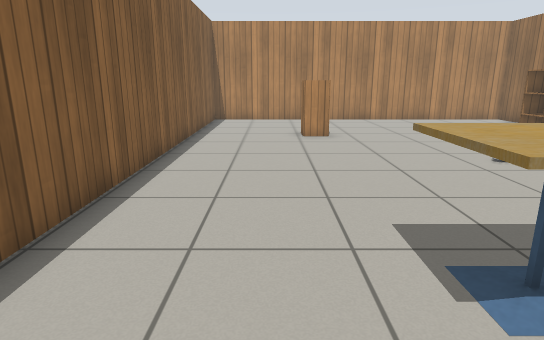
[1] (above)

12 first-person views from a walk through a world built for the Gazebo simulator. The camera is 1 m above the floor, tilts 14° down and sees 75° across. The floor is counted in squares, 0.5 m on a side. Each view is taken from the middle of a square. On the plan, view 1 faces up. The plan holds only what a view shows up to about 19 squares ahead; the rest is blank. Simple patterns stand in for the simulator's built-in surfaces.

[2]
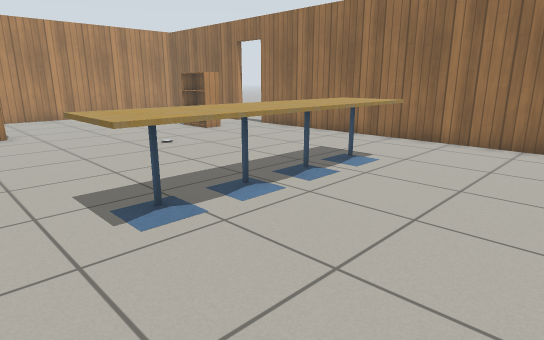

[3]
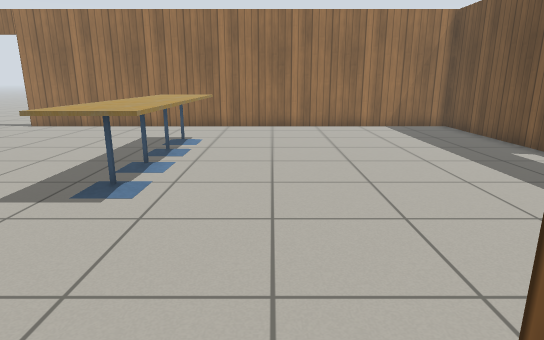

[4]
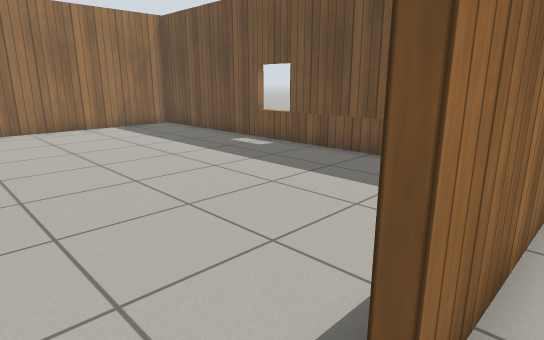

[5]
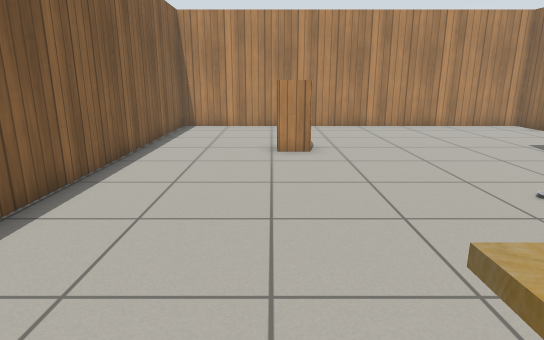

[6]
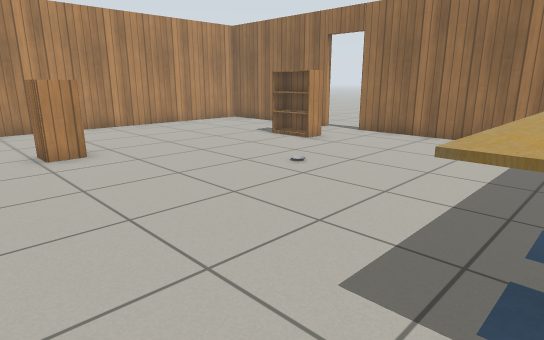

[7]
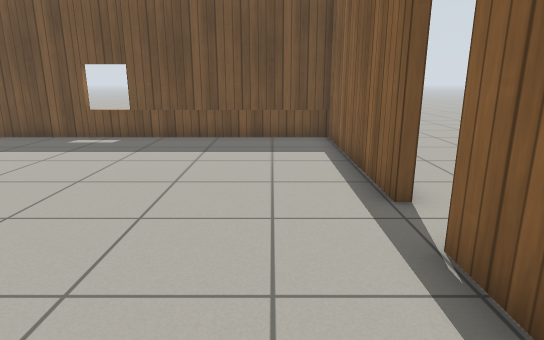

[8]
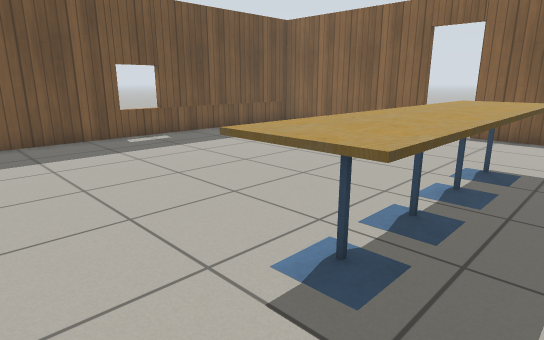

[9]
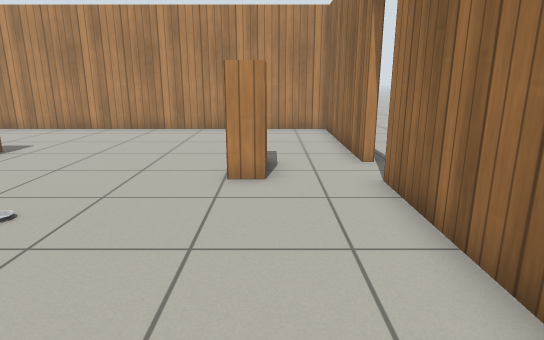

[10]
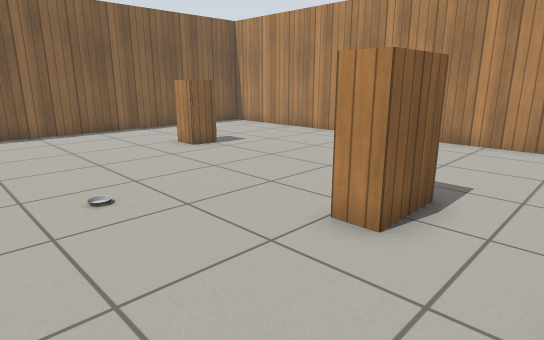

[11]
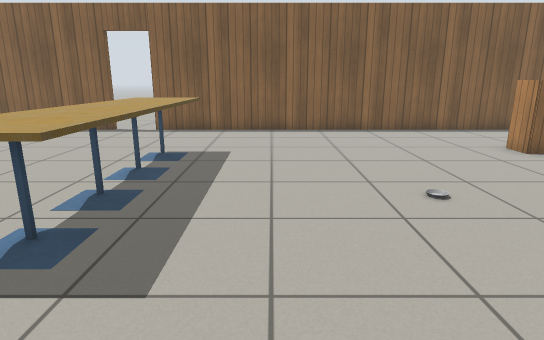

[12]
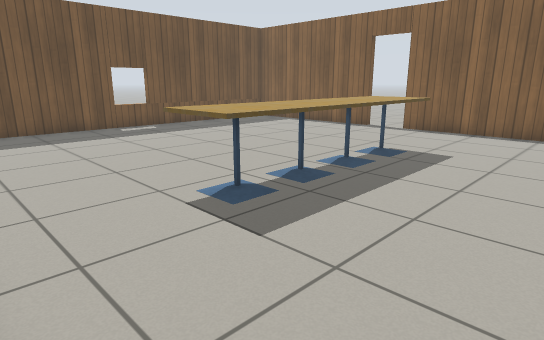

### Floor plan
Points are (right, up) in squares from view 1. A wall is a line through its corners. A room is listed if a view was taken in it or the views show most of it. See-through windows are left out.
Room 1 (views 1, 2, 5, 6, 7, 8, 9, 10, 11, 12)
walls: (12.3, 12.8) (12.3, 19.4) (-3.1, 19.4) (-3.1, 1); (-3.1, -0.7) (-3.1, -8) (12.3, -8) (12.3, 11.1)
ways out: open door at (-3, 0.5) to room 2; open door at (12.3, 11.7)
objects: cabinet (1, 13) to (2, 14); cafe table (2, 2) to (3, 4); cafe table (4, 2) to (5, 4); cafe table (6, 2) to (6, 4); cafe table (7, 2) to (9, 4); bookshelf (9, 11) to (10, 13)
Room 2 (views 3, 4)
walls: (-3.4, -5) (-3.4, -0.7)
ways out: open door at (-3, 0.5) to room 1

Positions as (right, up) in squares from view 1, and headings:
1: (0, 0), facing up
2: (0, -2), facing up-right
3: (-4, 0), facing right
4: (-4, 1), facing down-right
5: (1, 3), facing up
6: (-1, 3), facing up-right
7: (-1, 5), facing down
8: (11, 5), facing down-left
9: (10, 4), facing up
10: (12, 7), facing up-left
11: (12, 6), facing left
12: (12, 8), facing down-left
